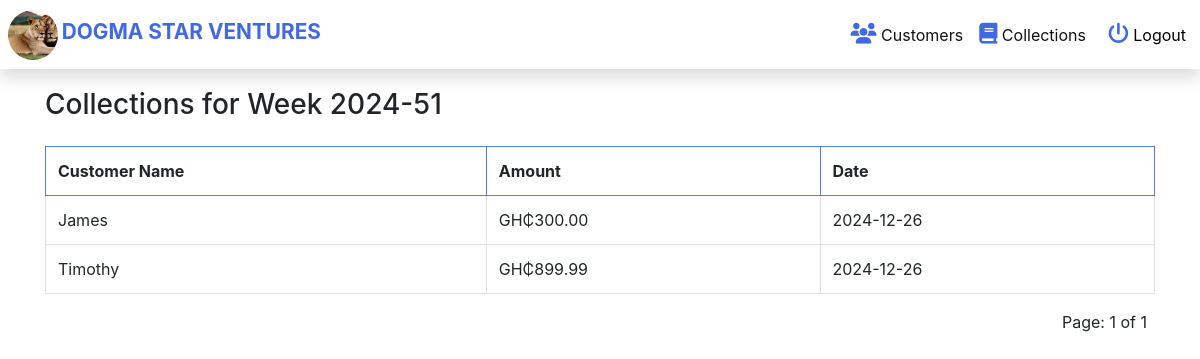
The app's page /weekly-collection/2024-51/ (signed in), older data.
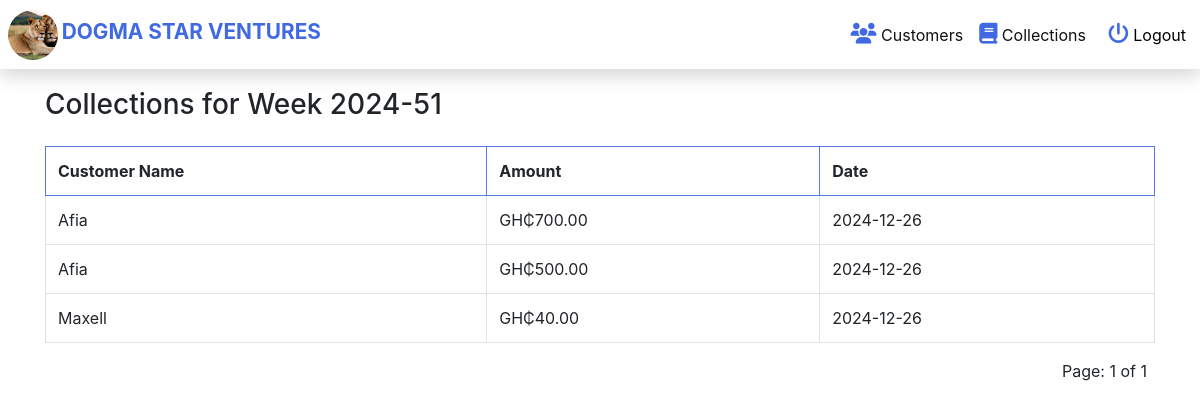
The same page, newer data.
### savings/models.py (models this page shows, shortened)
class Collection(models.Model):
    worker = models.ForeignKey(Worker, on_delete=models.CASCADE)
    customer = models.ForeignKey(Customer, on_delete=models.CASCADE)
    amount = models.DecimalField(max_digits=10, decimal_places=2)
    date = models.DateTimeField(auto_now_add=True)  # Changed to DateTimeField

class Customer(models.Model):
    name = models.CharField(max_length=150, default='name')
    next_of_kin = models.CharField(max_length=100, default='next_of_kin')
    balance = models.DecimalField(max_digits=10, decimal_places=2, default=0.0)
    customer_image = models.ImageField(
        upload_to='media_file', default='default.jpg')
    joined = models.DateTimeField(auto_now_add=True)
    account_number = models.CharField(
        max_length=20, unique=True, blank=True, null=True)  # Field for account number

### savings/views.py (the view)
class WeeklyCollectionDetailView(LoginRequiredMixin, View):
    def get(self, request, week, *args, **kwargs):
        context = {
            'collections': [],
            'week': week,
            'page_obj': None,
        }
        try:
            worker = Worker.objects.get(user=request.user)
            start_of_week = datetime.strptime(week + "-1", "%Y-%U-%w")
            end_of_week = start_of_week + \
                timedelta(days=6)  # End of the week (Sunday)
            collections = Collection.objects.filter(
                worker=worker,
                date__gte=start_of_week,
                date__lte=end_of_week
            )
            paginator = Paginator(collections, 5)  # 5 collections per page
            page_number = request.GET.get('page')
            page_obj = paginator.get_page(page_number)
            context.update({
                'collections': collections,
                'week': week,
                'page_obj': page_obj
            })
        except Worker.DoesNotExist:
            context['error_message'] = "You are not assigned as a worker in the system."
        return render(request, 'savings/weekly_collection_detail.html', context)

### templates/savings/weekly_collection_detail.html (shortened to what this page needs)
{% extends 'base.html' %}
{% block content %}
<div class="container mt-5">
    <h3>Collections for Week {{ week }}</h3>
    <div class="collection__table">
        <table class="table table-bordered card__border mt-3">
            <thead>
                <tr>
                    <th>Customer Name</th>
                    <th>Amount</th>
                    <th>Date</th>
                </tr>
            </thead>
            <tbody>
                {% for collection in page_obj %}
                <tr>
                    <td>{{ collection.customer.name }}</td>
                    <td>GH₵{{ collection.amount }}</td>
                    <td>{{ collection.date|date:"Y-m-d" }}</td>
                </tr>
                {% empty %}
                <tr>
                    <td colspan="3" class="text-center">No collections available for this week</td>
                </tr>
                {% endfor %}
            </tbody>
        </table>
    </div>
    <div class="pagination">
        <span class="mr-2">Page: {{ page_obj.number }} of {{ page_obj.paginator.num_pages }}</span>
    </div>
</div>
{% endblock %}

Row changes from the older to the newer data that the page shows:
removed Collection: customer.name "James", amount "300.00", date "2024-12-26"
removed Collection: customer.name "Timothy", amount "899.99", date "2024-12-26"
added Collection: customer.name "Afia", amount "700.00", date "2024-12-26"
added Collection: customer.name "Afia", amount "500.00", date "2024-12-26"
added Collection: customer.name "Maxell", amount "40.00", date "2024-12-26"
